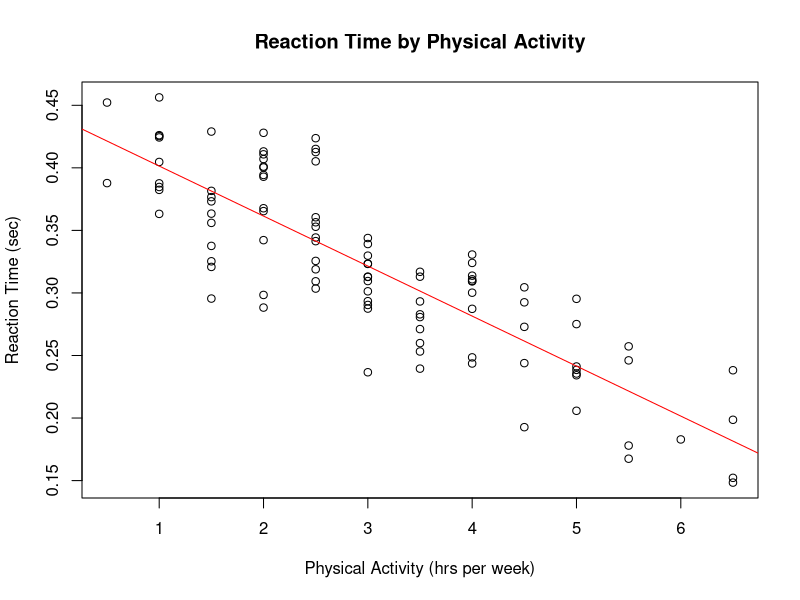
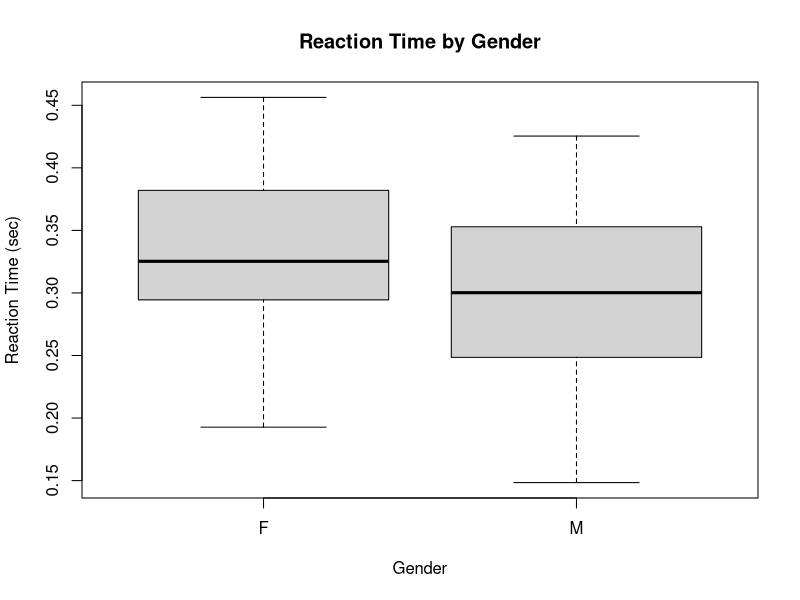

Here is the R script that generated these plots, in order:

setwd('C:/Users/ilyan/OneDrive - mmu.edu.my/Degree/Statistical Data Analysis/Assignment')
data = read.csv("Sample 7.csv", header = TRUE, sep = ",")


colnames(data)[colnames(data) == "Physical.Act........hrs.per.week."] = "Physical_Act"
colnames(data)[colnames(data) == "Reaction.Time...sec."] = "Reaction_Time"

# Scatter plot for physical activity and reaction time
plot(Reaction_Time~Physical_Act, data=data,
     main = "Reaction Time by Physical Activity",
     xlab = "Physical Activity (hrs per week)",
     ylab = "Reaction Time (sec)")
fit = lm(Reaction_Time ~ Physical_Act, data = data)
abline(fit, col = "red")

cor(data$Physical_Act, data$Reaction_Time)

boxplot(Reaction_Time~Gender, data=data,  
        main ="Reaction Time by Gender",
        xlab="Gender",
        ylab="Reaction Time (sec)")

# Correlation test for physical activity and reaction time
cor.test(data$Physical_Act, data$Reaction_Time)
cor(data$Physical_Act, data$Reaction_Time)
cor(data$Physical_Act, data$Reaction_Time)^2


# T-test for gender and reaction time
t.test(Reaction_Time ~ Gender, data=data)